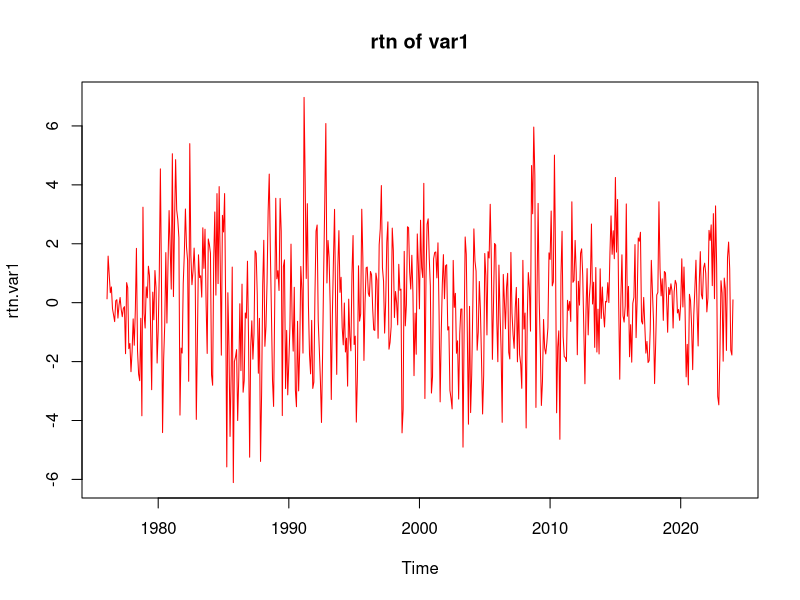
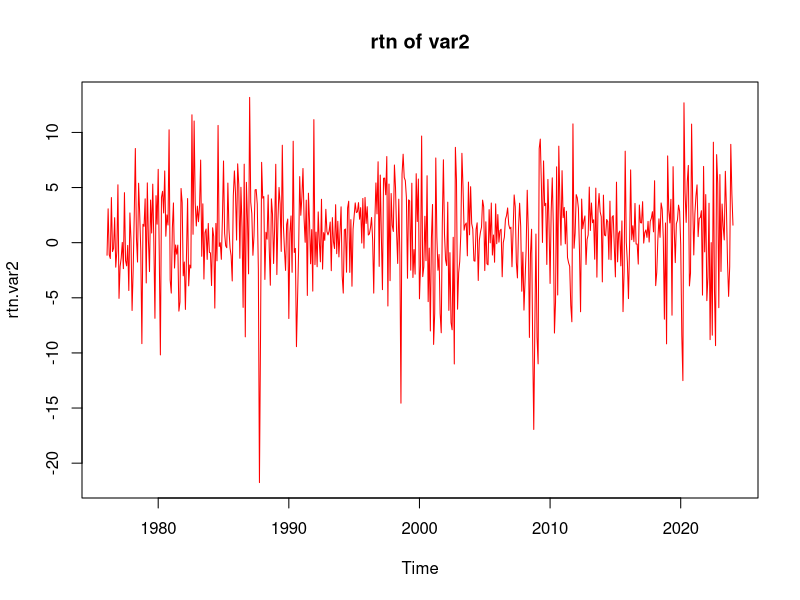
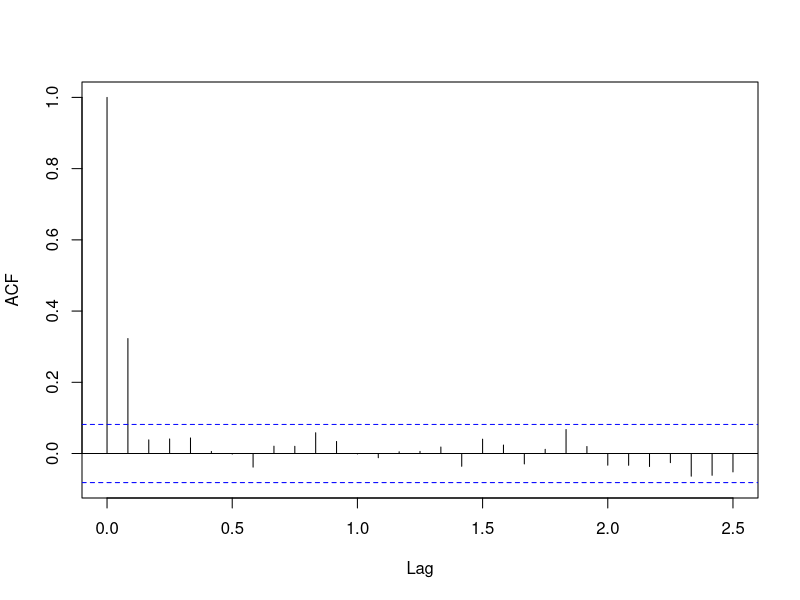
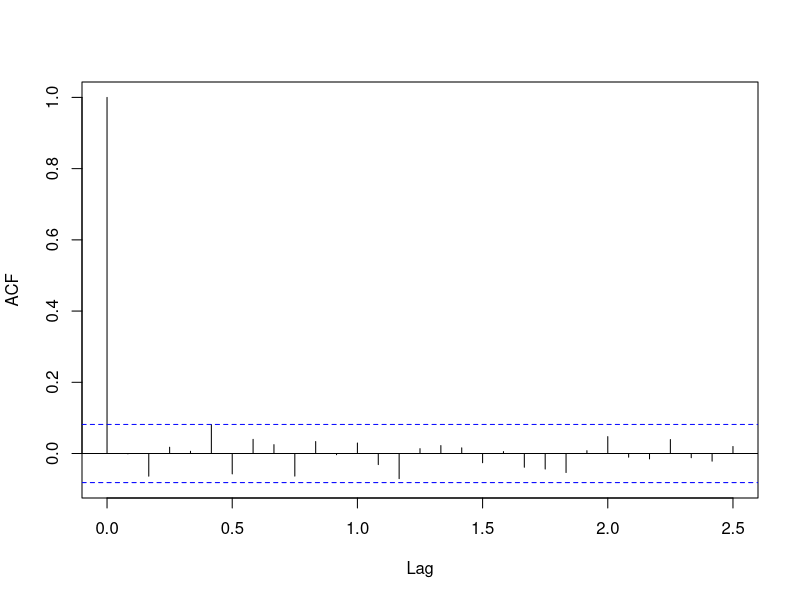
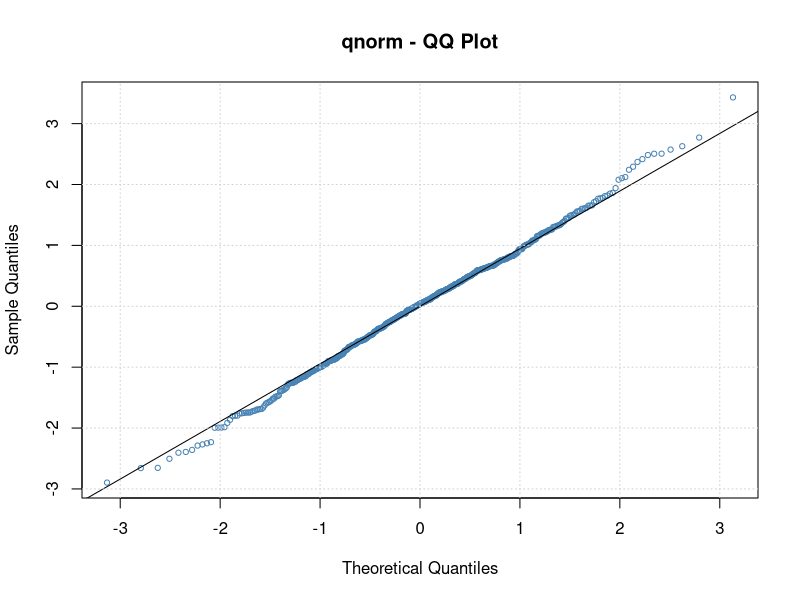
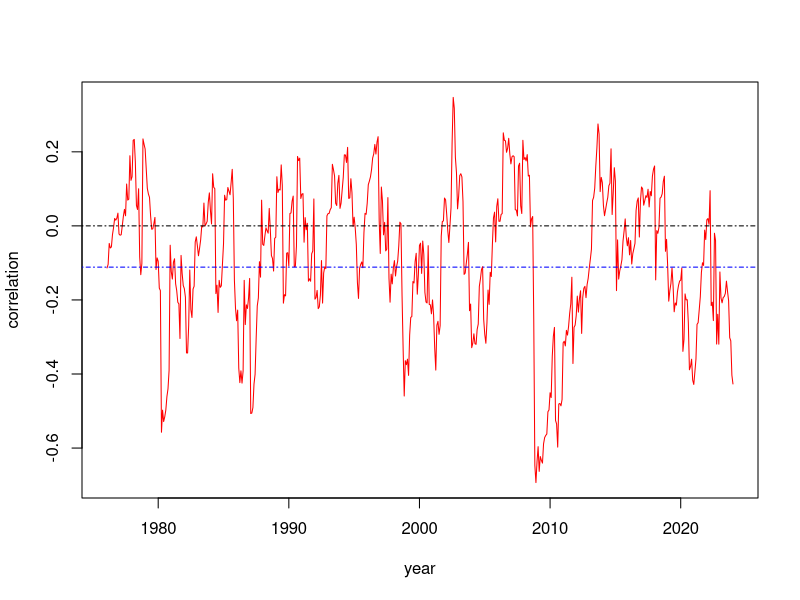

The R source for these figures, in order:
# 2024/02/20
# phoenix
# APPLY GARCH TO CACULATE THE TIME-VARIED CORRELATION BETWEEN TIME SEIRIES


library(tidyverse)
getwd()
da <- read_csv("time_corr.csv")
rtn.var1 <- ts(da[["var1"]],start=c(1976,2),frequency = 12)
rtn.var2 <- ts(da[["var2"]],start=c(1976,2),frequency = 12)
plot(
  rtn.var1,
  main="rtn of var1",
  major.ticks="years",minor.ticks=NULL,
  grid.ticks.on="years",
  col="red"
)
plot(
  rtn.var2,
  main="rtn of var2",
  major.ticks="years",minor.ticks=NULL,
  grid.ticks.on="years",
  col="red"
)
# Adapt LB test to determine ARCH effect
Box.test((rtn.var1 - mean(rtn.var1))^2, 
         lag=12, type="Ljung")
acf(rtn.var1,lag.max=30,main="")
acf(rtn.var2,lag.max=30,main="")
library(fGarch)
sigvar1 <- garchFit(~1+garch(1,1),data=rtn.var1,trace=FALSE)
summary(sigvar1)
#                         Statistic      p-Value
# Jarque-Bera Test   R    Chi^2   0.4532202 7.972316e-01
# Shapiro-Wilk Test  R    W       0.9977009 6.227317e-01
# Ljung-Box Test     R    Q(10)  66.2659942 2.319153e-10
# Ljung-Box Test     R    Q(15)  67.8535618 1.074249e-08
# Ljung-Box Test     R    Q(20)  71.5842871 1.001903e-07
# Ljung-Box Test     R^2  Q(10)   2.4397040 9.917255e-01
# Ljung-Box Test     R^2  Q(15)   8.1601109 9.172032e-01
# Ljung-Box Test     R^2  Q(20)  13.6470518 8.479309e-01
# LM Arch Test       R    TR^2    4.5573489 9.711568e-01
# JB and SW test is used to test whether the residual obeys a normal distribution
# If the p-value is small, then the residual may not ~N
# LM Arch Test is used to detect ARCH effect in residual
# Big p-value means posibility of ARCH effect
plot(sigvar1, which=13)
sigvar2 <- garchFit(~1+garch(1,1),data=rtn.var2,trace=FALSE)
summary(sigvar2)
# Now calculate the time-varied covariance
plus <- garchFit(~1+garch(1,1),data=rtn.var1+rtn.var2,trace=FALSE)
minus <- garchFit(~1+garch(1,1),data=rtn.var1-rtn.var2,trace=FALSE)
cov <- 1/4*(volatility(plus)^2 - volatility(minus)^2)
rho <- cov / volatility(sigvar1) / volatility(sigvar2)
rho <- ts(rho,start=c(1976,2),frequency = 12)
plot(rho,type="l",xlab="year",ylab="correlation",col="red")
correlation <- cor(da["var1"],da["var2"])
abline(h=correlation,lty=4,col="blue")
abline(h=0,lty=4,col="black")
write.csv(x=rho,file="rho.csv")
